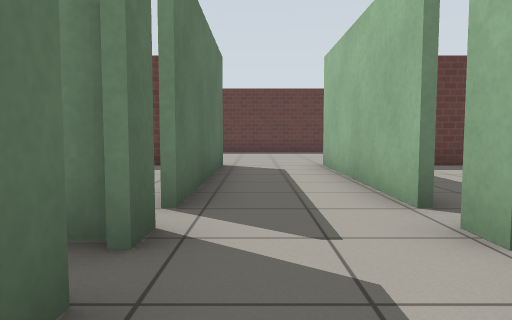
View 1 (above)

20 first-person views from a walk through a robot-simulator world made for Gazebo. The camera is 0.72 m above the floor, tilts 4° down and sees 70° across. The floor is counted in squares, 1 m on a side. Each view is taken from the middle of a square. On the plan, view 1 faces up. The plan holds only what a view shows up to about 11 squares ahead; the rest is blank. The place goes on beyond the plan. Gazebo's built-in surfaces are drawn with simple patterns.

View 2
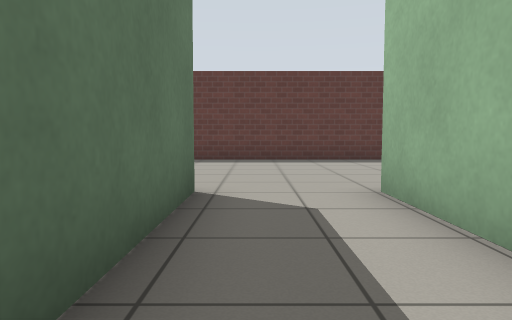

View 3
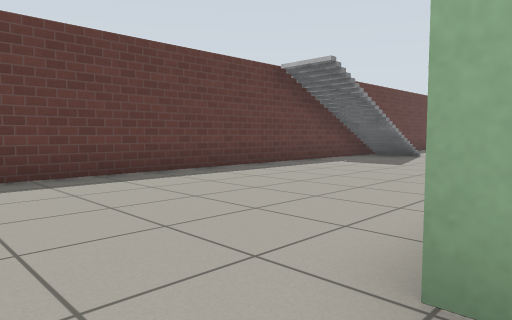

View 4
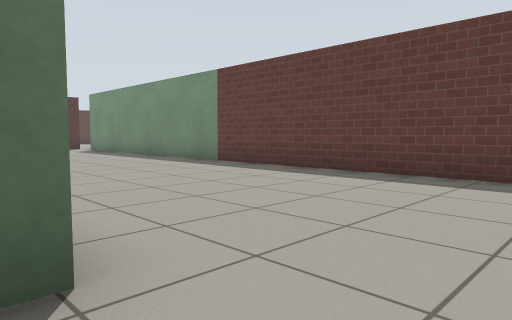

View 5
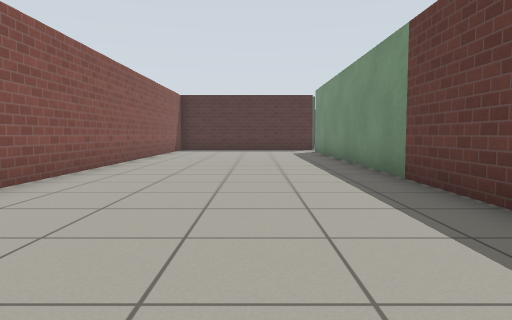

View 6
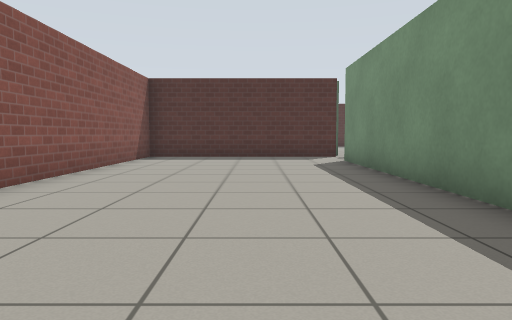

View 7
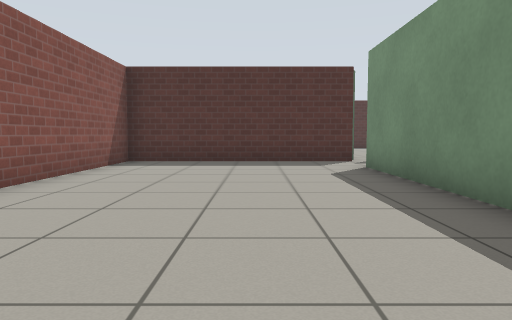

View 8
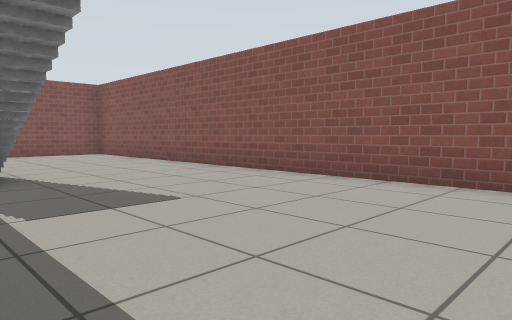

View 9
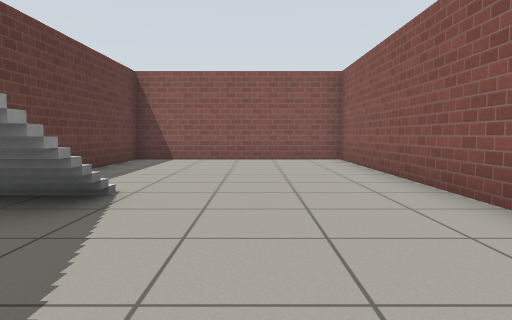

View 10
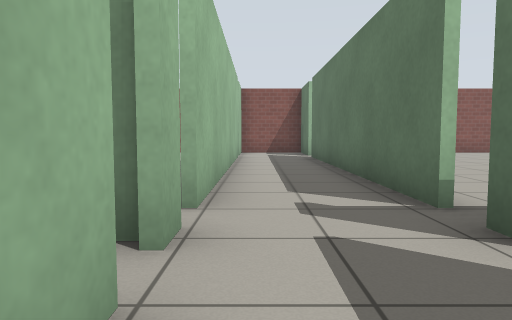

View 11
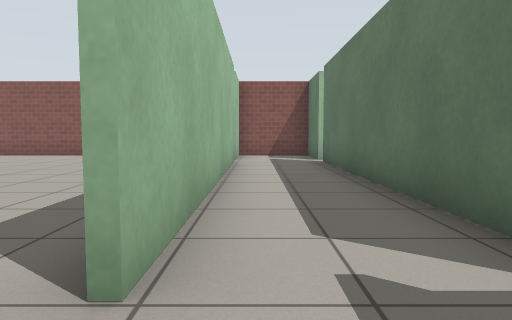

View 12
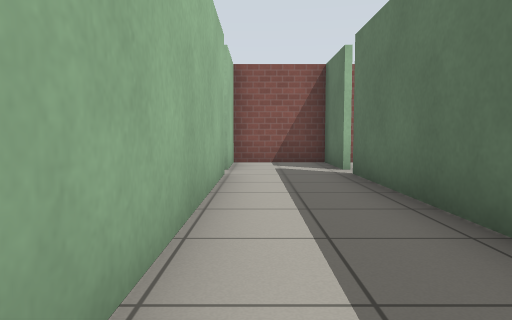

View 13
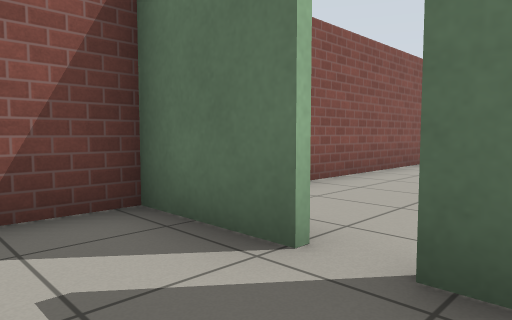

View 14
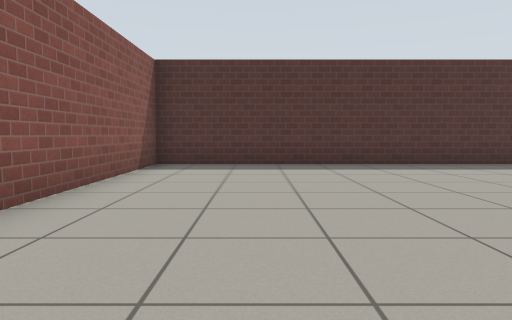

View 15
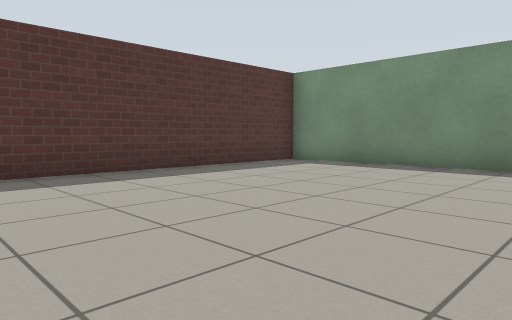

View 16
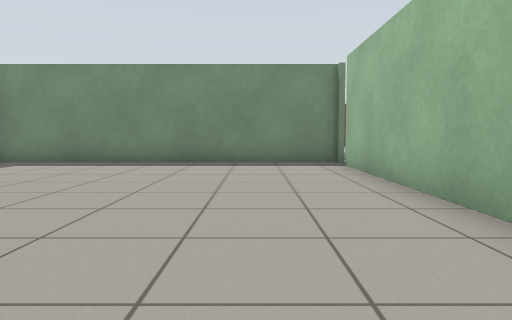

View 17
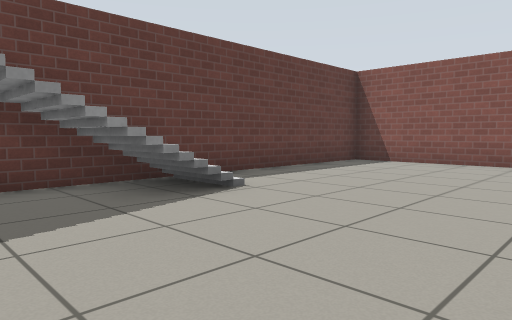

View 18
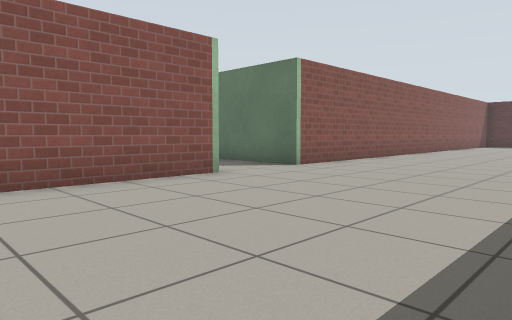

View 19
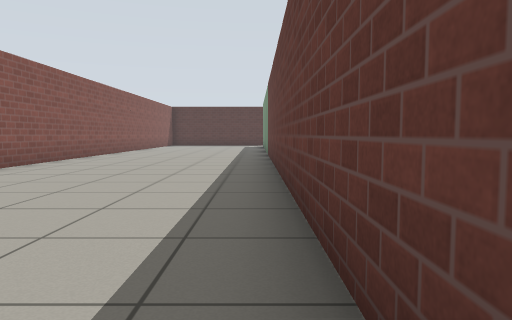

View 20
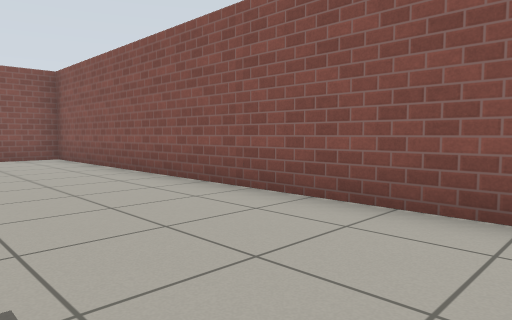

### Floor plan
Ten units are one square. View 1 is at (0, 0); x grows to the right and y downward. Boxes are objects, and circles mark ways between rooms. Rooms are numbered by the first view taken in them; rooms with no view inside come last. Other rooms are left out.
<svg viewBox="-183 -151 373 250">
<path fill="none" stroke="#000" d="M16 -35 16 -86 185 -86 185 -144 -161 -144M-8 -29 -8 -21M16 -21 16 -29M-8 -15 -8 68M16 68 16 -15M-8 74 -8 94 16 94 16 75M-178 -146 -178 -86 -8 -86 -8 -35M-9 41 -9 -15M-9 -24 -99 -24 -99 94 -36 94"/>
<rect x="75" y="-145" width="20" height="10" fill="#bbb"><title>stairs</title></rect>
<rect x="115" y="-145" width="10" height="10" fill="#bbb"><title>stairs</title></rect>
<circle cx="-10" cy="70" r="3" fill="#2a7"/>
<text x="10" y="-100">1</text>
<text x="-50" y="40">2</text>
</svg>
Room 1 opens to room 2.

Where each view was taken, in squares from view 1:
view 1: 0 up, 0 right, facing up
view 2: 4 up, 0 right, facing up
view 3: 8 up, 0 right, facing up-right
view 4: 8 up, 1 right, facing up-left
view 5: 12 up, 1 left, facing left
view 6: 12 up, 6 left, facing left
view 7: 12 up, 8 left, facing left
view 8: 14 up, 5 right, facing down-right
view 9: 11 up, 8 right, facing right
view 10: 5 up, 1 right, facing down
view 11: 3 up, 1 right, facing down
view 12: 0 up, 1 right, facing down
view 13: 6 down, 1 right, facing down-left
view 14: 7 down, 1 left, facing left
view 15: 6 down, 3 left, facing up-left
view 16: 7 down, 3 left, facing up
view 17: 9 up, 9 right, facing up-right
view 18: 14 up, 6 right, facing down-left
view 19: 14 up, 6 right, facing left
view 20: 12 up, 7 right, facing down-right
